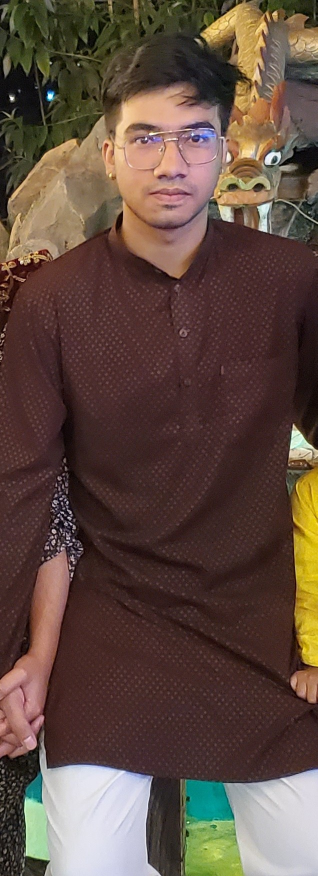
#> input picture input_img/20221014_195017.jpg, 635 x 1752 px, given in place of the camera (shown at 1/2 size)
$ python cam_to_lfw.py
#> lines starting #> are read from the running program, lines starting #| are printed output that depends on the picture; after the words box and inside, x2 and y2 are one past the last pixel; in counts of white or black regions, pixels touching at a corner belong together
import os
import cv2
from PIL import Image

# Initialize Viola-Jones Haar Cascade for face detection
face_cascade = cv2.CascadeClassifier(cv2.data.haarcascades + 'haarcascade_frontalface_default.xml')

def capture_and_save_image(output_folder):
    """
    Capture an image from the webcam, detect and crop the face, then save it to a folder named after the user.
    Args:
        output_folder (str): Path to save the captured and processed image.
    """
#> called with output_folder = '/home/barshat/Desktop/minor_project/lfw'
    # Ensure the output folder exists
    os.makedirs(output_folder, exist_ok=True)

    # Open webcam (0 is the default camera)
    cap = cv2.VideoCapture(0)

    print("Press 'c' to capture the image or 'q' to quit.")

    while True:
        ret, frame = cap.read()
#> frame is the input picture: shape (1752, 635, 3); mean B, G, R 64.9, 75.2, 95.5
        if not ret:
            print("Failed to capture video.")
            break

        # Convert frame to grayscale for face detection
        gray = cv2.cvtColor(frame, cv2.COLOR_BGR2GRAY)
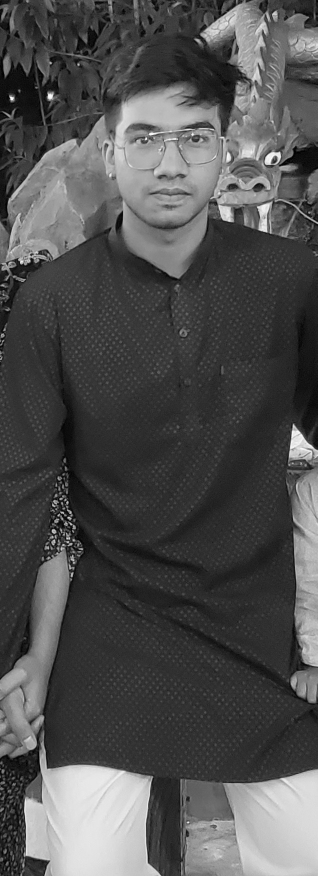
#> gray: shape (1752, 635) (shown at 1/2 size); min 0, max 255, mean 80.1

        # Detect faces using Viola-Jones
        faces = face_cascade.detectMultiScale(gray, scaleFactor=1.1, minNeighbors=5, minSize=(30, 30))
#> faces = [[189, 164, 291, 291]]

        # Draw rectangles around detected faces
        for (x, y, w, h) in faces:
            cv2.rectangle(frame, (x, y), (x+w, y+h), (255, 0, 0), 2)
#> this loop made 1 pass
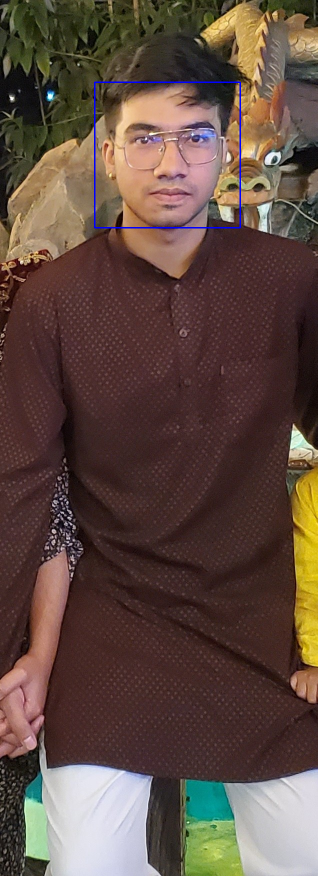
#> frame: shape (1752, 635, 3) (shown at 1/2 size); 0.31% of pixels changed, all inside (x1, y1, x2, y2) = (188, 163, 482, 457)

        # Display the video feed
        cv2.imshow("Webcam - Press 'c' to capture", frame)

        # Wait for user input
        key = cv2.waitKey(1) & 0xFF
#> (key q is pressed here)
        if key == ord('c') and len(faces) > 0:
            # Capture and process the first detected face (can modify to process all faces)
            (x, y, w, h) = faces[0]
            face = frame[y:y+h, x:x+w]  # Crop the detected face

            # Resize the face to 250x250 pixels (LFW standard)
            face_resized = cv2.resize(face, (250, 250))

            # Convert to RGB format
            face_rgb = cv2.cvtColor(face_resized, cv2.COLOR_BGR2RGB)

            # Ask the user for the name
            name = input("Enter the name of the person: ")

            # Create a new folder with the name inside the output folder
            person_folder = os.path.join(output_folder, name)
            os.makedirs(person_folder, exist_ok=True)

            # Save the captured face in the person's folder
            output_image_path = os.path.join(person_folder, f"{name}_face.jpg")
            face_img = Image.fromarray(face_rgb)
            face_img.save(output_image_path)
            print(f"Image saved to {output_image_path}")
            break
        elif key == ord('q'):
            print("Quitting without saving.")
            break

    # Release resources
    cap.release()
    cv2.destroyAllWindows()

output_folder = "/home/barshat/Desktop/minor_project/lfw"  # Replace with your desired output folder path
capture_and_save_image(output_folder)

$ run again, on input_img/20221027_120630.jpg
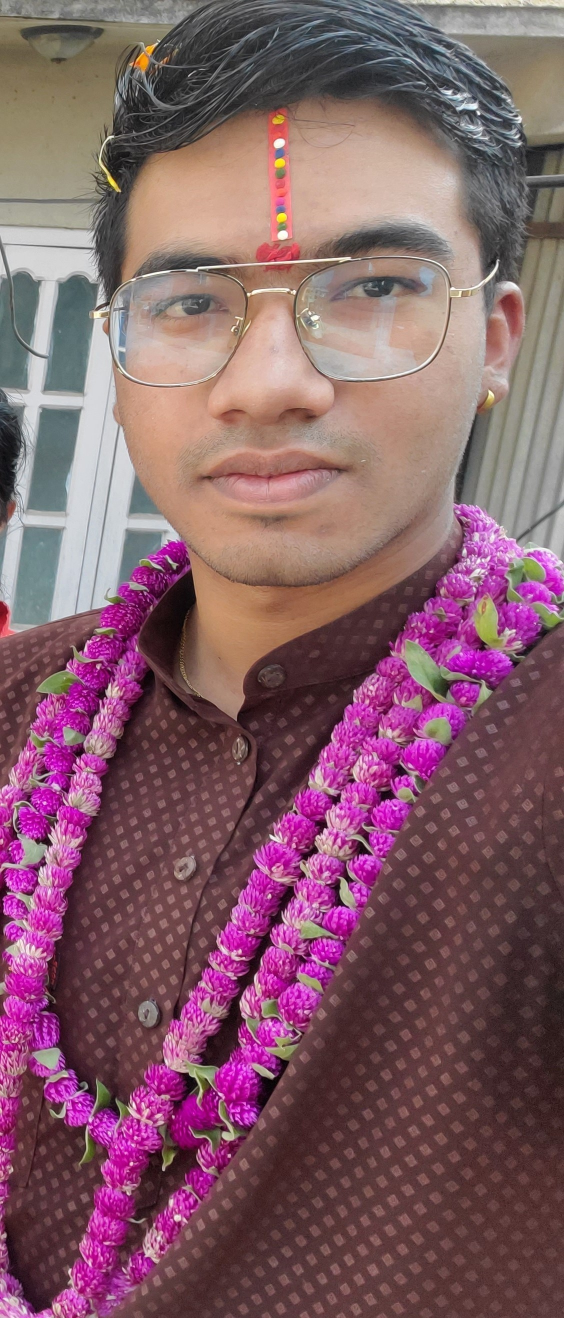
#> input picture input_img/20221027_120630.jpg, 1128 x 2636 px, given in place of the camera (shown at 1/2 size)
#> in capture_and_save_image, frame is the input picture: shape (2636, 1128, 3); mean B, G, R 104, 93.8, 131.6
#> in capture_and_save_image, `gray = cv2.cvtColor(frame, cv2.COLOR_BGR2GRAY)`:
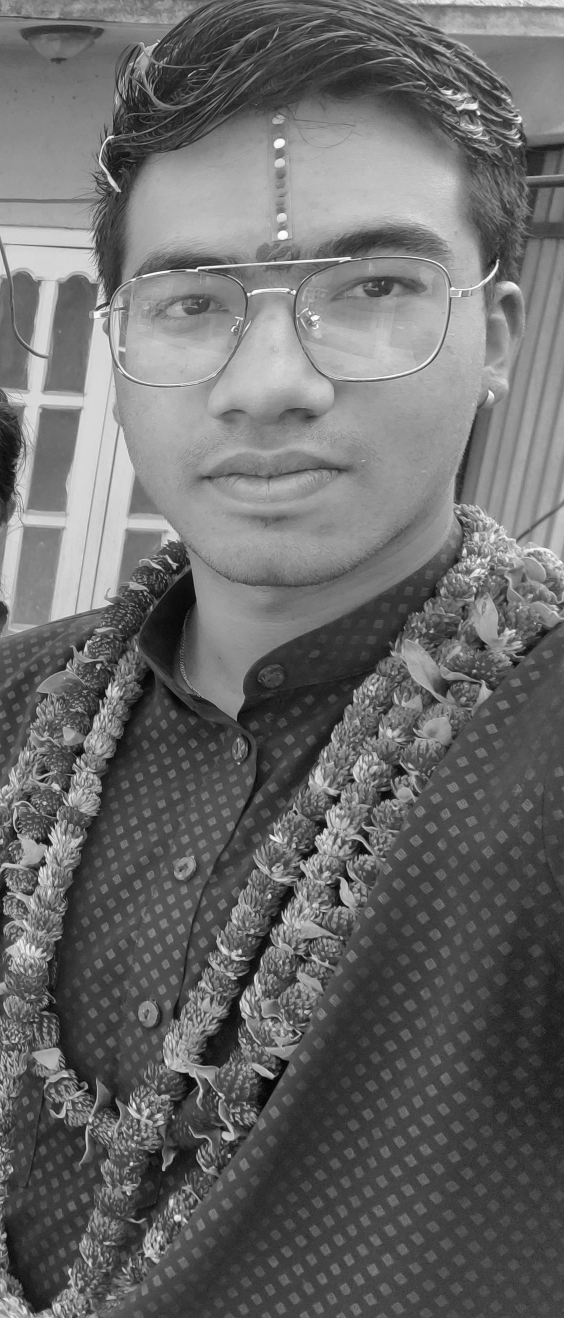
#> gray: shape (2636, 1128) (shown at 1/2 size); min 0, max 255, mean 106.3
#> faces = [[281, 2459, 72, 72], [51, 1431, 82, 82], [122, 227, 904, 904]]
#> the loop in capture_and_save_image, `for (x, y, w, h) in faces:` made 3 passes
#> after the loop in capture_and_save_image, `for (x, y, w, h) in faces:`:
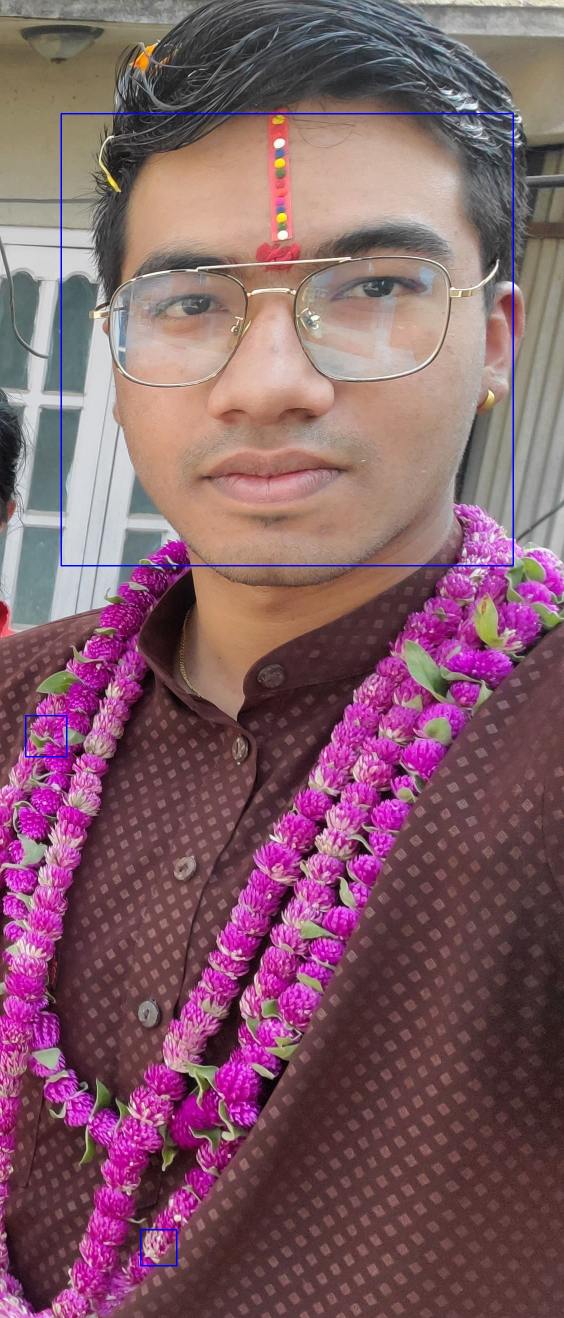
#> frame: shape (2636, 1128, 3) (shown at 1/2 size); 0.43% of pixels changed, all inside (x1, y1, x2, y2) = (50, 226, 1028, 2533)

$ run again, on input_img/20221027_120842.jpg
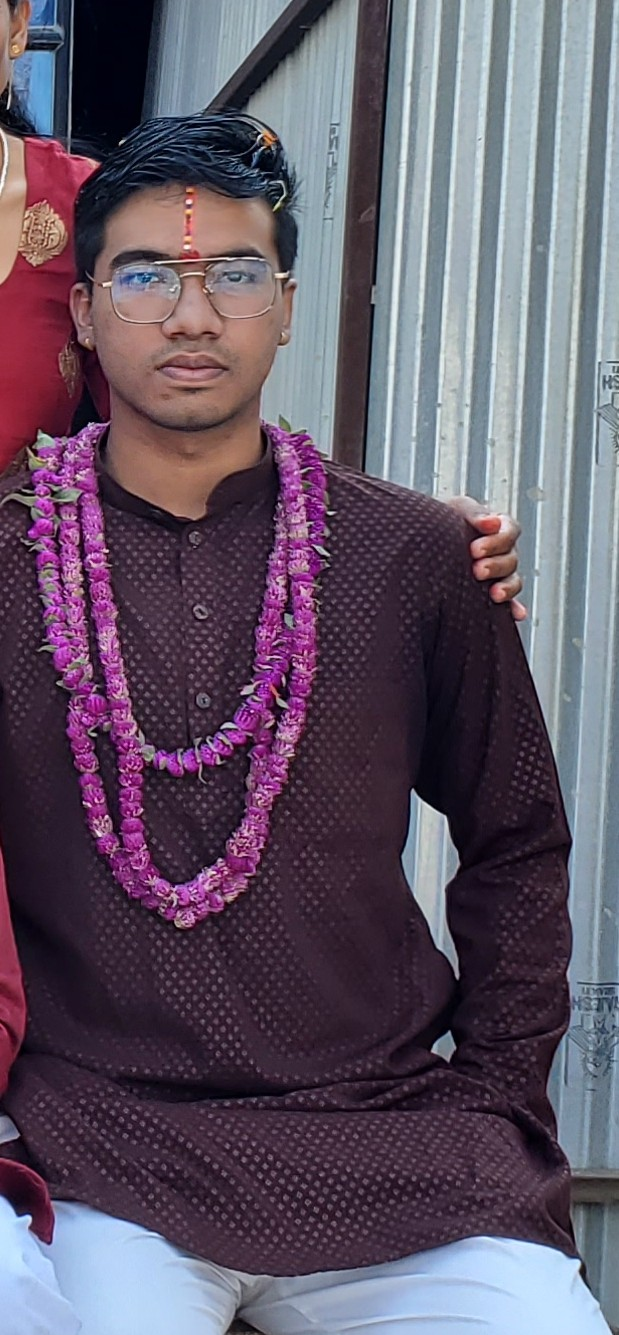
#> input picture input_img/20221027_120842.jpg, 619 x 1335 px, given in place of the camera
#> in capture_and_save_image, frame is the input picture: shape (1335, 619, 3); mean B, G, R 101.9, 85.7, 97.4
#> in capture_and_save_image, `gray = cv2.cvtColor(frame, cv2.COLOR_BGR2GRAY)`:
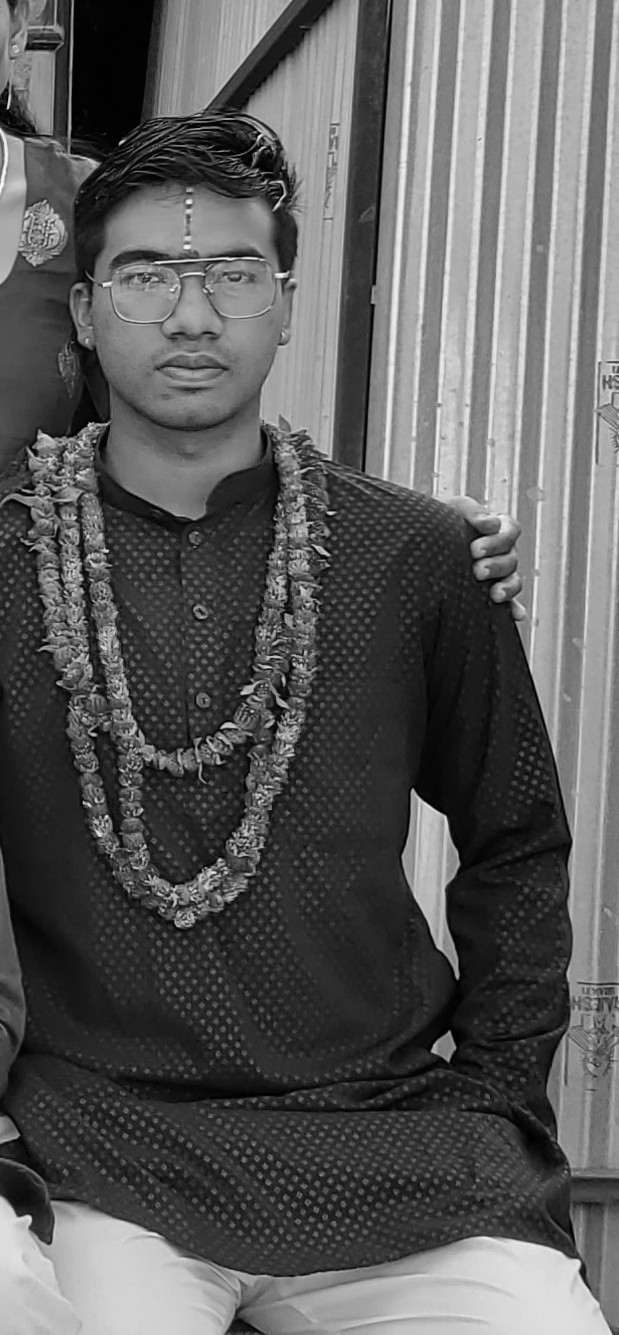
#> gray: shape (1335, 619); min 1, max 254, mean 91
#> faces = [[74, 179, 236, 236]]
#> the loop in capture_and_save_image, `for (x, y, w, h) in faces:` made 1 pass
#> after the loop in capture_and_save_image, `for (x, y, w, h) in faces:`:
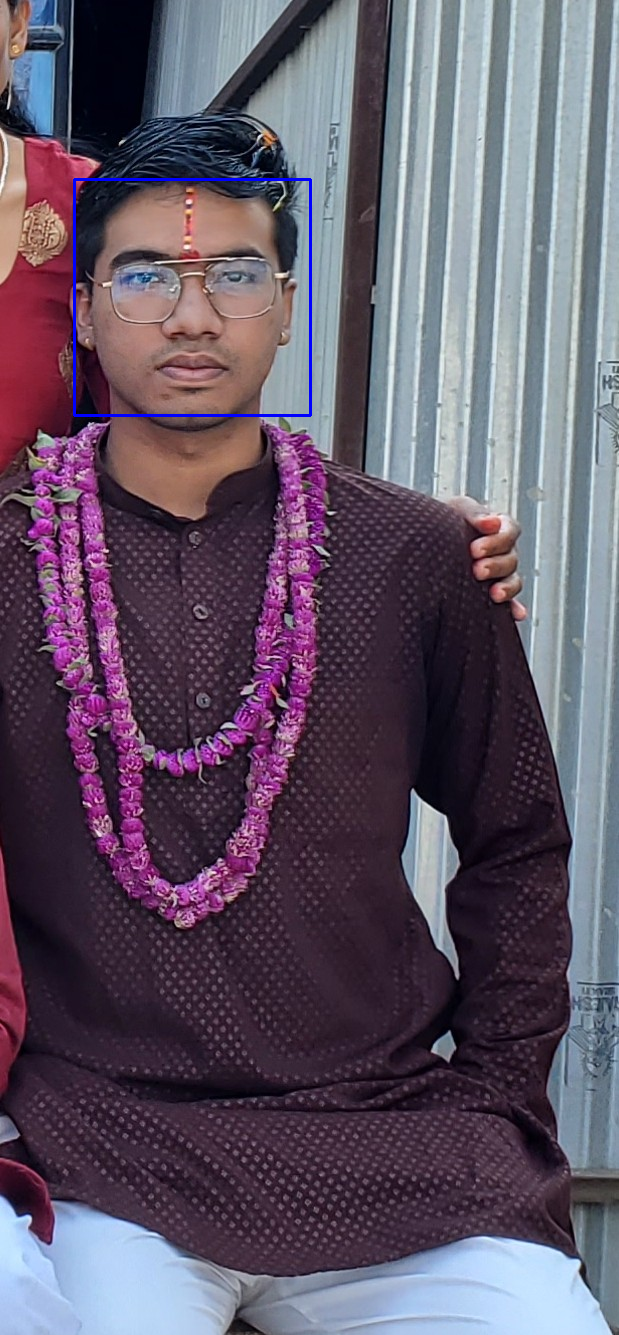
#> frame: shape (1335, 619, 3); 0.34% of pixels changed, all inside (x1, y1, x2, y2) = (73, 178, 312, 417)

$ run again, on input_img/20221126_163411.jpg
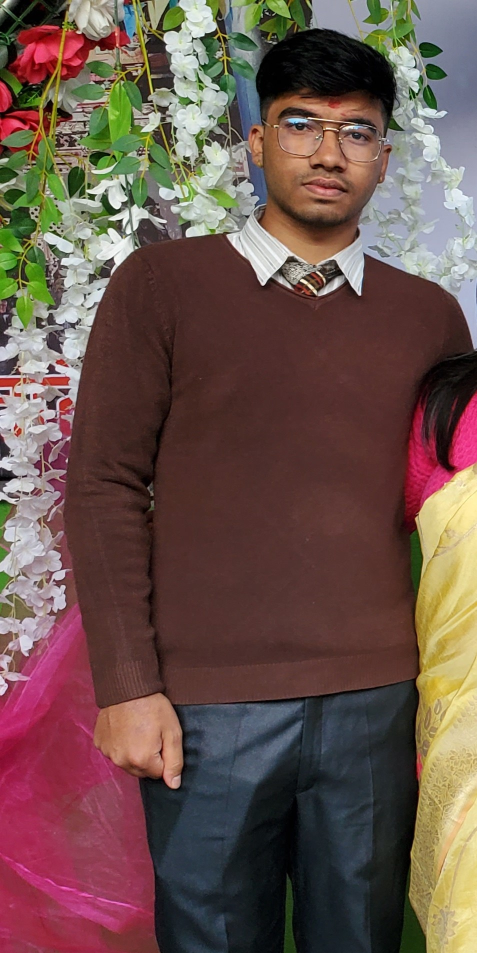
#> input picture input_img/20221126_163411.jpg, 954 x 1905 px, given in place of the camera (shown at 1/2 size)
#> in capture_and_save_image, frame is the input picture: shape (1905, 954, 3); mean B, G, R 75.5, 82.4, 106.1
#> in capture_and_save_image, `gray = cv2.cvtColor(frame, cv2.COLOR_BGR2GRAY)`:
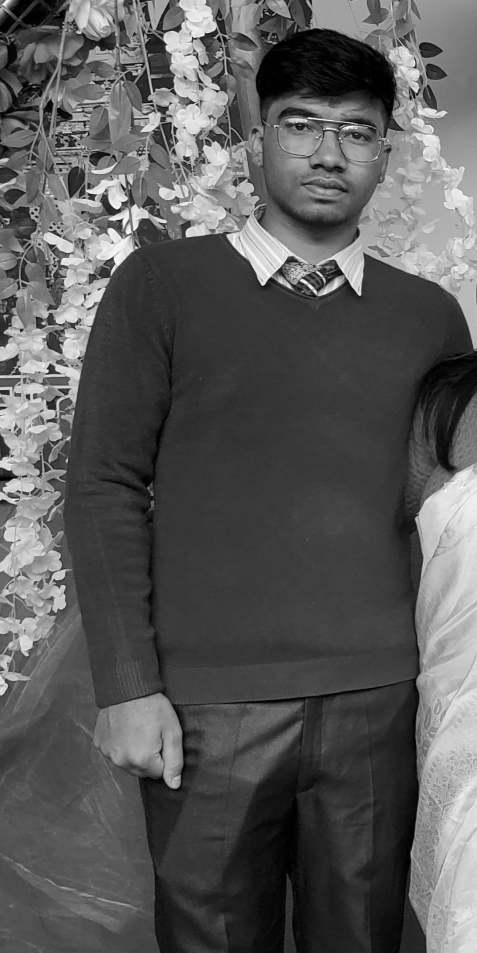
#> gray: shape (1905, 954) (shown at 1/2 size); min 0, max 255, mean 88.7
#> faces = [[315, 1500, 50, 50], [522, 151, 285, 285]]
#> the loop in capture_and_save_image, `for (x, y, w, h) in faces:` made 2 passes
#> after the loop in capture_and_save_image, `for (x, y, w, h) in faces:`:
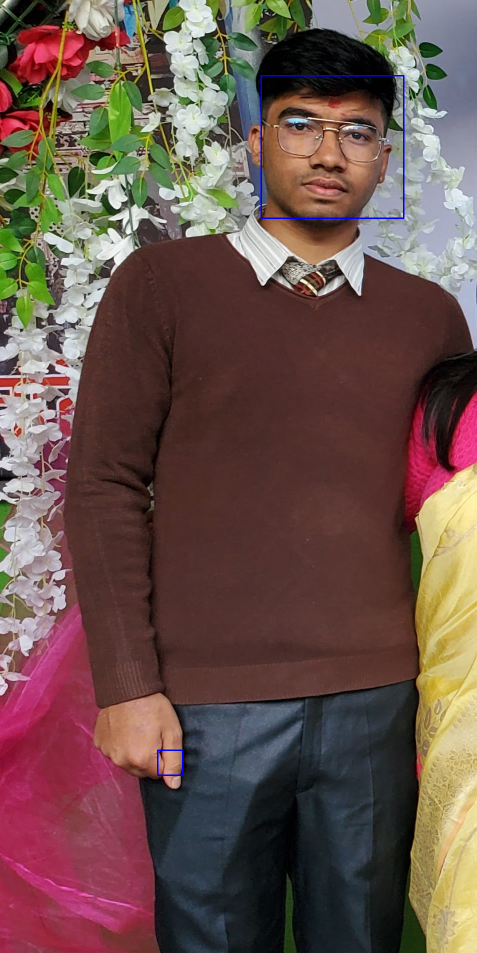
#> frame: shape (1905, 954, 3) (shown at 1/2 size); 0.22% of pixels changed, all inside (x1, y1, x2, y2) = (314, 150, 809, 1552)
